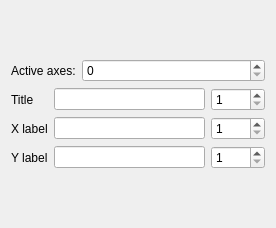
<?xml version="1.0" encoding="UTF-8"?>
<ui version="4.0">
 <class>Plot-Task-Labels</class>
 <widget class="QWidget" name="Plot-Task-Labels">
  <property name="geometry">
   <rect>
    <x>0</x>
    <y>0</y>
    <width>276</width>
    <height>228</height>
   </rect>
  </property>
  <property name="minimumSize">
   <size>
    <width>0</width>
    <height>0</height>
   </size>
  </property>
  <property name="windowTitle">
   <string>Set labels</string>
  </property>
  <layout class="QGridLayout" name="gridLayout">
   <item row="1" column="0">
    <layout class="QVBoxLayout" name="verticalLayout">
     <property name="bottomMargin">
      <number>0</number>
     </property>
     <item>
      <layout class="QHBoxLayout" name="horizontalLayout">
       <item>
        <widget class="QLabel" name="axesLabel">
         <property name="sizePolicy">
          <sizepolicy hsizetype="Fixed" vsizetype="Preferred">
           <horstretch>0</horstretch>
           <verstretch>0</verstretch>
          </sizepolicy>
         </property>
         <property name="text">
          <string>Active axes:</string>
         </property>
        </widget>
       </item>
       <item>
        <widget class="QSpinBox" name="axesIndex">
         <property name="sizePolicy">
          <sizepolicy hsizetype="Minimum" vsizetype="Fixed">
           <horstretch>5</horstretch>
           <verstretch>0</verstretch>
          </sizepolicy>
         </property>
         <property name="maximum">
          <number>1</number>
         </property>
        </widget>
       </item>
      </layout>
     </item>
     <item>
      <layout class="QGridLayout" name="gridLayout_2">
       <property name="bottomMargin">
        <number>0</number>
       </property>
       <property name="verticalSpacing">
        <number>6</number>
       </property>
       <item row="0" column="2">
        <widget class="QLineEdit" name="title"/>
       </item>
       <item row="0" column="1">
        <widget class="QLabel" name="titleLabel">
         <property name="text">
          <string>Title</string>
         </property>
        </widget>
       </item>
       <item row="0" column="3">
        <widget class="QSpinBox" name="titleSize">
         <property name="minimum">
          <number>1</number>
         </property>
         <property name="maximum">
          <number>1024</number>
         </property>
        </widget>
       </item>
       <item row="1" column="3">
        <widget class="QSpinBox" name="xSize">
         <property name="minimum">
          <number>1</number>
         </property>
         <property name="maximum">
          <number>1024</number>
         </property>
        </widget>
       </item>
       <item row="1" column="1">
        <widget class="QLabel" name="xLabel">
         <property name="text">
          <string>X label</string>
         </property>
        </widget>
       </item>
       <item row="1" column="2">
        <widget class="QLineEdit" name="titleX"/>
       </item>
       <item row="2" column="1">
        <widget class="QLabel" name="yLabel">
         <property name="text">
          <string>Y label</string>
         </property>
        </widget>
       </item>
       <item row="2" column="2">
        <widget class="QLineEdit" name="titleY"/>
       </item>
       <item row="2" column="3">
        <widget class="QSpinBox" name="ySize">
         <property name="minimum">
          <number>1</number>
         </property>
         <property name="maximum">
          <number>1024</number>
         </property>
        </widget>
       </item>
      </layout>
     </item>
    </layout>
   </item>
  </layout>
 </widget>
 <resources/>
 <connections/>
</ui>
